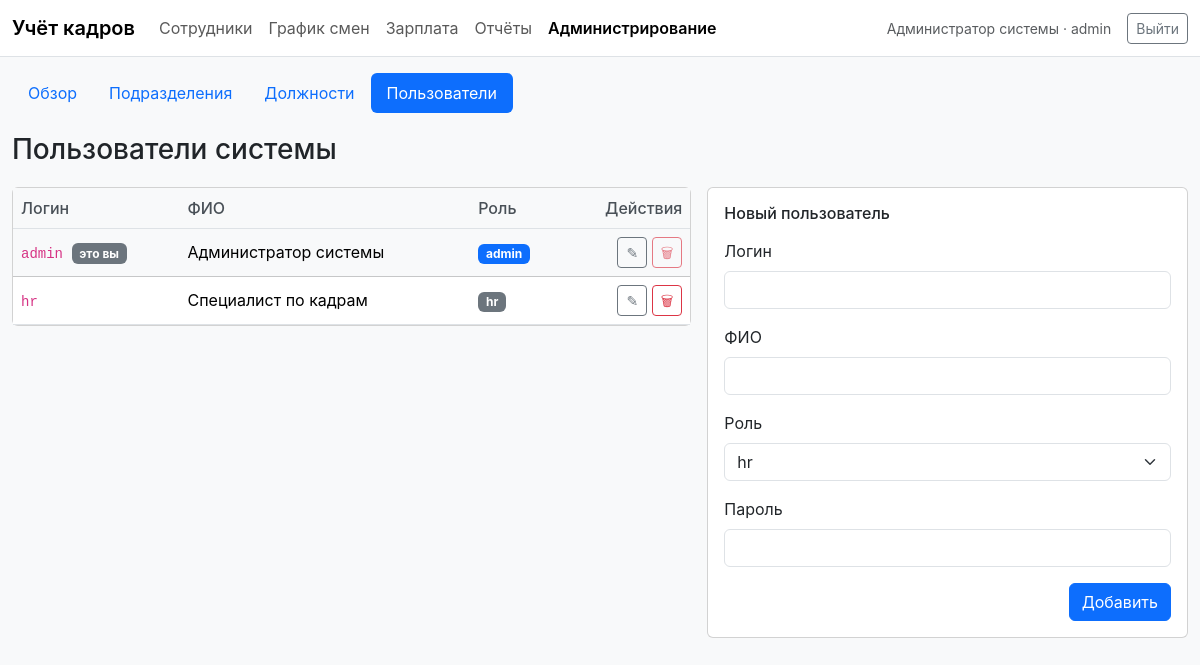
The page /pages/users.php (signed in) on the database its author committed.
### tables this page shows
CREATE TABLE users (
    id            INT AUTO_INCREMENT PRIMARY KEY,
    login         VARCHAR(50)  NOT NULL UNIQUE,
    password_hash VARCHAR(255) NOT NULL,
    role          ENUM('admin','hr') NOT NULL DEFAULT 'hr',
    full_name     VARCHAR(150) NOT NULL,
    created_at    TIMESTAMP    DEFAULT CURRENT_TIMESTAMP
);

### includes/auth.php (called while the page is built, shortened)
<?php
require_once __DIR__ . '/db.php';
function current_user(): ?array {
    return $_SESSION['user'] ?? null;
}

### includes/db.php (called while the page is built, shortened)
<?php
function db(): PDO {
    $cfg = require __DIR__ . '/config.php';
    $c = $cfg['db'];
    $dsn = "mysql:host={$c['host']};port={$c['port']};dbname={$c['name']};charset={$c['charset']}";
    $pdo = new PDO($dsn, $c['user'], $c['password'], [
        PDO::ATTR_ERRMODE            => PDO::ERRMODE_EXCEPTION,
        PDO::ATTR_DEFAULT_FETCH_MODE => PDO::FETCH_ASSOC,
        PDO::ATTR_EMULATE_PREPARES   => false,
    ]);
    return $pdo;
}

### pages/users.php (the view, shortened to what this page needs)
<?php
require_once __DIR__ . '/../includes/layout.php';
$edit_id = (int)($_GET['id'] ?? 0);
$form    = ['id' => 0, 'login' => '', 'full_name' => '', 'role' => 'hr'];
$users = db()->query('SELECT id, login, full_name, role, created_at FROM users ORDER BY id')->fetchAll();
$cur   = current_user();
layout_head('Пользователи');
layout_nav('admin');
layout_admin_subnav('users');
?>
<div class="container-xxl">
  <h1 class="page-title h3">Пользователи системы</h1>
  <div class="row g-3">
    <div class="col-md-7">
      <div class="card">
        <div class="card-body p-0">
          <table class="table mb-0 align-middle">
            <thead><tr><th>Логин</th><th>ФИО</th><th>Роль</th><th class="text-end">Действия</th></tr></thead>
            <tbody>
              <?php foreach ($users as $u): ?>
              <tr<?= (int)$u['id'] === (int)$cur['id'] ? ' class="table-light"' : '' ?>>
                <td><code><?= h($u['login']) ?></code><?= (int)$u['id'] === (int)$cur['id'] ? ' <span class="badge bg-secondary ms-1">это вы</span>' : '' ?></td>
                <td><?= h($u['full_name']) ?></td>
                <td><span class="badge bg-<?= $u['role'] === 'admin' ? 'primary' : 'secondary' ?>"><?= h($u['role']) ?></span></td>
                <td class="text-end">
                  <a class="btn btn-sm btn-outline-secondary" href="?id=<?= (int)$u['id'] ?>">✎</a>
                  <form action="/personnel_system/api/user_delete.php" method="post" class="d-inline" onsubmit="return confirm('Удалить пользователя <?= h(addslashes($u['login'])) ?>?');">
                    <button type="submit" class="btn btn-sm btn-outline-danger" <?= (int)$u['id'] === (int)$cur['id'] ? 'disabled title="Нельзя удалить себя"' : 'title="Удалить"' ?>>🗑</button>
                  </form>
                </td>
              </tr>
              <?php endforeach; ?>
            </tbody>
          </table>
        </div>
      </div>
    </div>
    <div class="col-md-5">
      <div class="card">
        <div class="card-body">
          <h5 class="card-title h6 mb-3"><?= $edit_id > 0 ? 'Изменение пользователя' : 'Новый пользователь' ?></h5>
          <form method="post">
            <div class="mb-3">
              <label class="form-label">Логин</label>
              <input type="text" name="login" value="<?= h($form['login']) ?>" class="form-control" required>
            </div>
            <div class="mb-3">
              <label class="form-label">ФИО</label>
              <input type="text" name="full_name" value="<?= h($form['full_name']) ?>" class="form-control" required>
            </div>
            <div class="mb-3">
              <label class="form-label">Роль</label>
              <select name="role" class="form-select" required>
                <option value="hr"    <?= $form['role'] === 'hr'    ? 'selected' : '' ?>>hr</option>
              </select>
            </div>
            <div class="mb-3">
              <label class="form-label">Пароль <?= $edit_id > 0 ? '<span class="text-muted small">(оставьте пустым, чтобы не менять)</span>' : '' ?></label>
              <input type="password" name="password" class="form-control" <?= $edit_id === 0 ? 'required' : '' ?> autocomplete="new-password">
            </div>
            <div class="d-flex justify-content-between">
              <button type="submit" class="btn btn-primary"><?= $edit_id > 0 ? 'Сохранить' : 'Добавить' ?></button>
            </div>
          </form>
        </div>
      </div>
    </div>
  </div>
</div>
<?php layout_foot(); ?>

### includes/layout.php (shortened to what this page needs)
<?php
require_once __DIR__ . '/auth.php';
function h(?string $s): string {
    return htmlspecialchars((string)$s, ENT_QUOTES, 'UTF-8');
}
function layout_head(string $page_title): void {
    ?><!doctype html>
<html lang="ru">
<head>
<link rel="stylesheet" href="https://cdn.jsdelivr.net/npm/bootstrap@5.3.3/dist/css/bootstrap.min.css">
<link rel="stylesheet" href="/personnel_system/assets/css/style.css">
</head>
<body class="bg-light">
<?php
}
function layout_nav(string $active = ''): void {
    $u = current_user();
    $items = [
        ['key' => 'employees',  'href' => '/personnel_system/pages/employees.php',  'label' => 'Сотрудники',  'roles' => ['admin','hr']],
        ['key' => 'schedule',   'href' => '/personnel_system/pages/schedule.php',   'label' => 'График смен', 'roles' => ['admin','hr']],
        ['key' => 'salary',     'href' => '/personnel_system/pages/salary.php',     'label' => 'Зарплата',    'roles' => ['admin','hr']],
        ['key' => 'reports',    'href' => '/personnel_system/pages/reports.php',    'label' => 'Отчёты',      'roles' => ['admin','hr']],
        ['key' => 'admin',      'href' => '/personnel_system/pages/admin.php',      'label' => 'Администрирование', 'roles' => ['admin']],
    ];
    ?>
<nav class="navbar navbar-expand navbar-light bg-white border-bottom">
  <div class="container-xxl">
    <a class="navbar-brand fw-semibold" href="/personnel_system/">Учёт кадров</a>
    <ul class="navbar-nav me-auto">
<?php foreach ($items as $it):
    $cls = $active === $it['key'] ? 'nav-link active fw-semibold' : 'nav-link'; ?>
      <li class="nav-item"><a class="<?= $cls ?>" href="<?= h($it['href']) ?>"><?= h($it['label']) ?></a></li>
<?php endforeach; ?>
    </ul>
    <span class="text-muted small me-3"><?= h($u['full_name']) ?> · <?= h($u['role']) ?></span>
    <a class="btn btn-sm btn-outline-secondary" href="/personnel_system/logout.php">Выйти</a>
  </div>
</nav>
<?php
}
function layout_foot(): void {
    ?>
</body>
</html>
<?php
}
function layout_admin_subnav(string $active = ''): void {
    $items = [
        ['key' => 'admin',       'href' => '/personnel_system/pages/admin.php',       'label' => 'Обзор'],
        ['key' => 'departments', 'href' => '/personnel_system/pages/departments.php', 'label' => 'Подразделения'],
        ['key' => 'positions',   'href' => '/personnel_system/pages/positions.php',   'label' => 'Должности'],
        ['key' => 'users',       'href' => '/personnel_system/pages/users.php',       'label' => 'Пользователи'],
    ];
    ?>
<div class="container-xxl pt-3">
  <ul class="nav nav-pills">
<?php foreach ($items as $it):
    $cls = $active === $it['key'] ? 'nav-link active' : 'nav-link'; ?>
    <li class="nav-item"><a class="<?= $cls ?>" href="<?= h($it['href']) ?>"><?= h($it['label']) ?></a></li>
<?php endforeach; ?>
  </ul>
</div>
<?php
}

### assets/css/style.css (style rules this page uses)
body { font-family: -apple-system, BlinkMacSystemFont, "Segoe UI", Roboto, "Helvetica Neue", Arial, sans-serif; }
.container-xxl { max-width: 1320px; }
.page-title { margin: 1.25rem 0 1.25rem; }
.table thead th { background: #f8f9fa; border-bottom: 1px solid #dee2e6; font-weight: 500; color: #495057; }
.btn-primary { background-color: #0d6efd; }

### rows shown on the page
users: full_name "Администратор системы", role "admin", login "admin", shows "это вы"
users: login "hr", full_name "Специалист по кадрам", role "hr"

### other values the page prints
$it['label'] "Сотрудники"
$it['label'] "График смен"
$it['label'] "Зарплата"
$it['label'] "Отчёты"
$it['label'] "Администрирование"
$it['label'] "Обзор"
$it['label'] "Подразделения"
$it['label'] "Должности"
$it['label'] "Пользователи"
